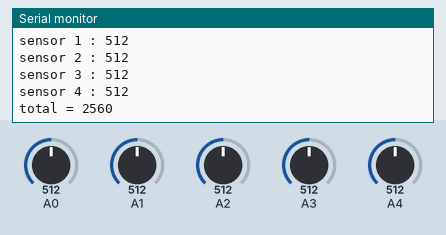
A sketch run on a simulated Arduino Uno, built with avr-gcc and run on an emulated ATmega328P. Parts: the last lines printed to the serial monitor. The inputs (shaded band) are chosen by the test bench; at power-on: A0 = 512, A1 = 512, A2 = 512, A3 = 512, A4 = 512. The ROS host is connected and sends only what is stated.

Above: at 1.3 s.
1.4 s: A0 set to 716
At 1.96 s:
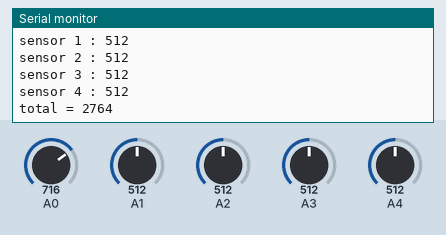
2.9 s: A1 set to 716
At 3.55 s:
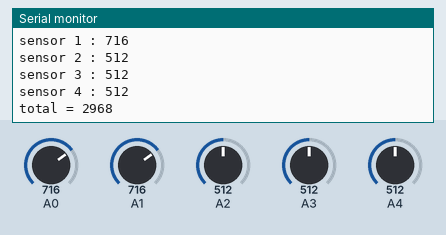
4.4 s: A2 set to 716
At 5.14 s:
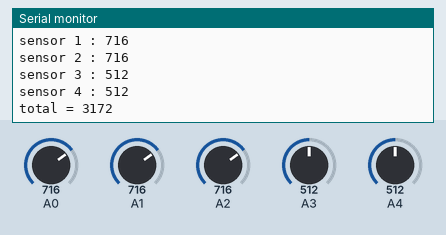
5.9 s: A3 set to 716
At 6.74 s:
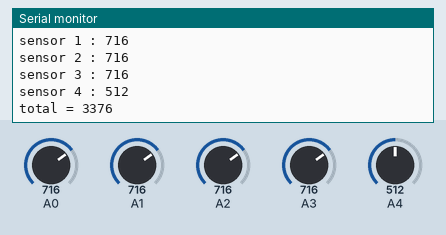
9.0 s: A4 set to 716
At 9.39 s:
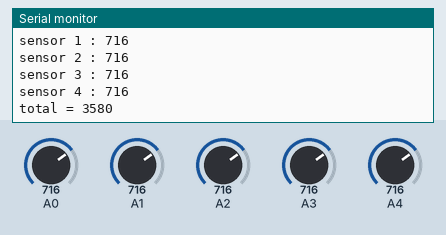
10.5 s: A0 set to 992
At 10.99 s:
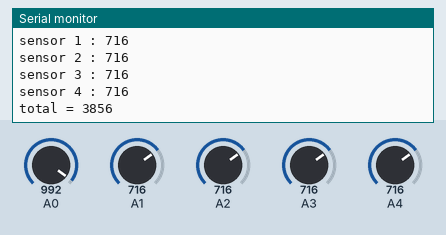
Timing chart, 0 to 13.0 s (numbered marks = the images above; inputs shaded):
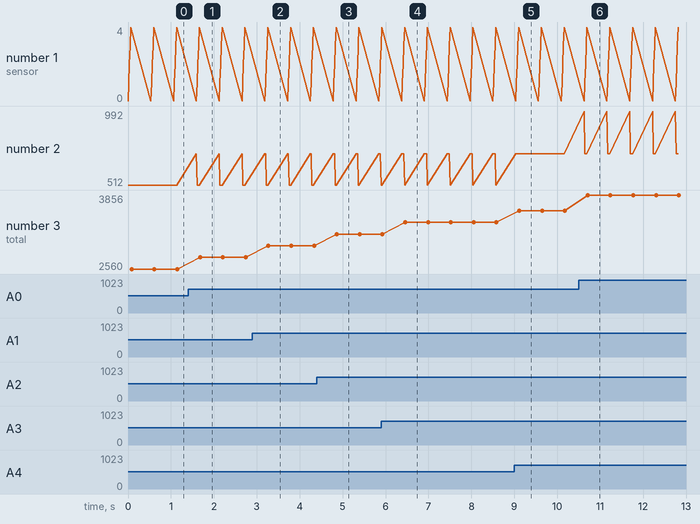

The sketch:

mq_135_sample_5_sensors.ino
```cpp
#include <ros.h>
#include <std_msgs/Float32.h>

ros::NodeHandle  nh;

std_msgs::Float32 float_msg;
ros::Publisher gas_sensor_value("gas_sensor_value_1", &float_msg);

int sensorValue0;
int sensorValue1;
int sensorValue2;
int sensorValue3;
int sensorValue4;


void setup()
{
  nh.initNode();
  nh.advertise(gas_sensor_value);
  Serial.begin(9600); // sets the serial port to 9600
  nh.getHardware()->setBaud(9600);
}

void loop()
{
  sensorValue0 = analogRead(0);       // read analog input pin 0
  sensorValue1 = analogRead(1);       // read analog input pin 1
  sensorValue2 = analogRead(2);       // read analog input pin 2
  sensorValue3 = analogRead(3);       // read analog input pin 3
  sensorValue4 = analogRead(4);       // read analog input pin 4
  float_msg.data = (sensorValue0+sensorValue1+sensorValue2+sensorValue3+sensorValue4);
  gas_sensor_value.publish(&float_msg);
  nh.spinOnce();
    Serial.print("sensor 0 : ");
    Serial.println(sensorValue0);
    Serial.print("sensor 1 : ");
    Serial.println(sensorValue1);
    Serial.print("sensor 2 : ");
    Serial.println(sensorValue2);
    Serial.print("sensor 3 : ");
    Serial.println(sensorValue3);
    Serial.print("sensor 4 : ");
    Serial.println(sensorValue4);
    Serial.print("total = ");
    Serial.println( (sensorValue0+sensorValue1+sensorValue2+sensorValue3+sensorValue4));
  delay(500);                        // wait 100ms for next reading
}
```

Measured:
- after the input at 1.4 s, the serial monitor: prints a new line after 0.20 s (image 1)
- after the input at 2.9 s, the serial monitor: prints a new line after 0.31 s (image 2)
- after the input at 4.4 s, the serial monitor: prints a new line after 0.42 s (image 3)
- after the input at 5.9 s, the serial monitor: prints a new line after 0.53 s (image 4)
- after the input at 9.0 s, the serial monitor: prints a new line after 0.10 s (image 5)
- after the input at 10.5 s, the serial monitor: prints a new line after 0.13 s (image 6)
- plotted number 3: 2560 → 2764 after the input at 1.4 s, 2764 → 2968 after the input at 2.9 s, 2968 → 3172 after the input at 4.4 s, 3172 → 3376 after the input at 5.9 s, 3376 → 3580 after the input at 9.0 s
